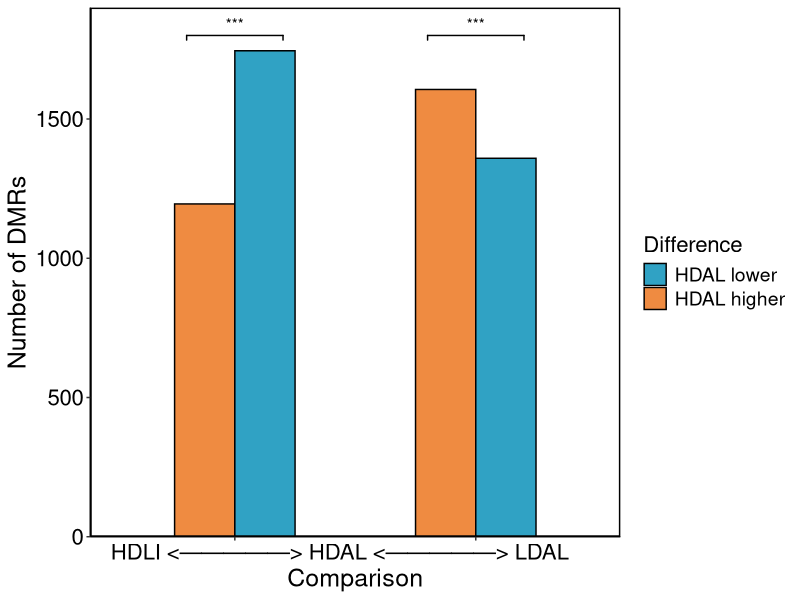

Write the R code that produced this figure.
library(ggplot2)
install.packages("ggsignif")
library(ggsignif)

hyper <- c(1606, 1195)
hypo <- c(2965-1606, 2940-1195)

dat <- as.data.frame(cbind(DMRs=c(hyper, hypo), type=c("HDAL higher", "HDAL higher", "HDAL lower", "HDAL lower"), comp=c("HDAL-LDAL", "HDAL-HDLI", "HDAL-LDAL", "HDAL-HDLI")))
dat$DMRs <- as.numeric(dat$DMRs)

df<-data.frame(x=c(0.875, 1.875), xend=c(1.125, 2.125),y=c(1900, 1900), annotation=c("***", "***"))
dat
positions <- c("HDAL lower", "HDAL higher", "HDAL higher", "HDAL lower")

c("#ef8b41", "#30a2c4", "#30a2c4", "#ef8b41")
ggplot(dat, aes(x=comp, y=DMRs, fill=type))+geom_bar(stat="identity", position="dodge", col="black",width = 0.5)+
  scale_y_continuous(limits = c(0,1900), expand = c(0, 0)) +
  scale_fill_manual(name="Difference", limits=positions, values = c("#30a2c4", "#ef8b41", "#30a2c4", "#ef8b41"))+
  theme_classic()+
  scale_x_discrete(name ="Comparison", labels=c("                                   HDLI <—————> HDAL <—————> LDAL", ""))+
  xlab("Comparison")+
  ylab("Number of DMRs")+
  geom_signif(y_position = c(1800,1800), xmin = c(0.8,1.8), 
              xmax = c(1.2,2.2), annotation = c("***","***"),
              tip_length = 0.03)+
  theme(strip.background = element_blank(), strip.text.x = element_blank(), legend.position = "right", plot.title = element_text(face = "bold", hjust = 0.5),  panel.border = element_rect(colour = "black", fill=NA, size=1), axis.text=element_text(size=16, colour="black"), axis.title=element_text(size=18), legend.text=element_text(size=14),  legend.title=element_text(size=16))
